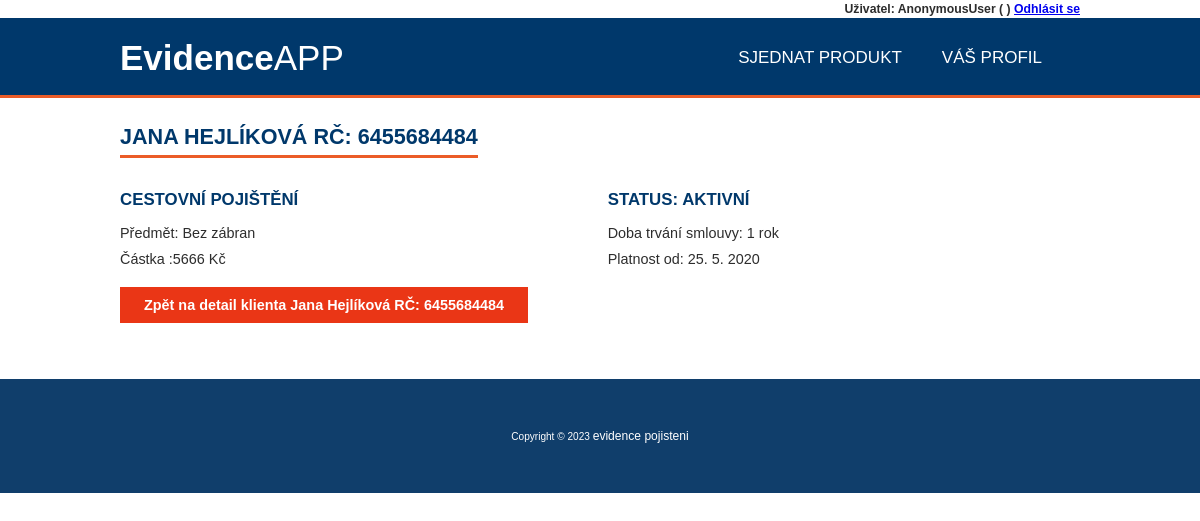
/produkt/33, run on an earlier commit of the app's database.
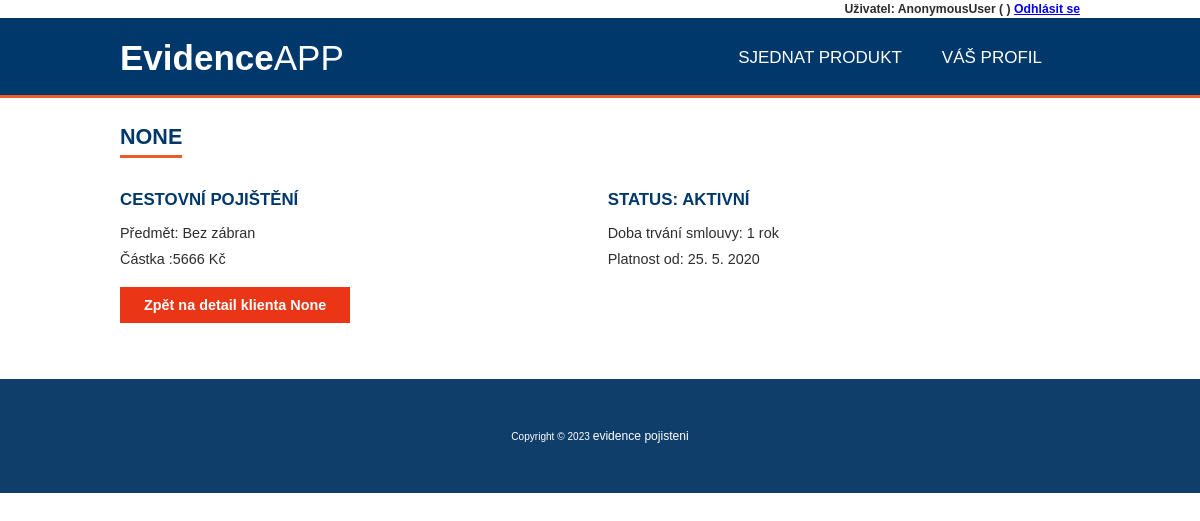
And on a later commit of the database.
### evidence_pojisteni/models.py (models this page shows, shortened)
class Produkty(models.Model):
    VYBER_PRODUKTU = (
    ('Pojištění majetku','Pojištění majetku'),
    ('Úrazové pojištění','Úrazové pojištění'),
    ('Cestovní pojištění','Cestovní pojištění'),
    )
    STATUS = (
        ('aktivní', 'Aktivní'),
        ('neaktivní', 'Neaktivní'),
    )
    DOBA_TRVANI = (
        ('1 rok', '1 rok'),
        ('2 roky', '2 roky'),
        ('Na neurčito', 'na neurčito'),
    )
    klient = models.ForeignKey(Klient, null=True, on_delete=models.SET_NULL)
    nazev_produktu = models.CharField(
        max_length=80,
        choices=VYBER_PRODUKTU,
        null=True,
        verbose_name='Název produktu')
    predmet = models.CharField(max_length=80, null=True, verbose_name='Předmět produktu')
    castka = models.CharField(max_length=10, validators=[only_int], null=True, verbose_name='Částka')
    doba_trvani = models.CharField(
        max_length=80,
        null=True,
        choices=DOBA_TRVANI,
        verbose_name='Doba trvání smlouvy',
        )
    platnost_od = models.CharField(max_length=20,null=True, verbose_name='Platnost od')
    platnost_do = models.CharField(max_length=20,null=True, verbose_name='Platnost do')
    date_created = models.DateTimeField(auto_now_add=True, null=True, verbose_name='Datum registrace')
    status = models.CharField(
        max_length=32,
        choices=STATUS,
        null=True,
        default='aktivni',
        verbose_name='Status',
    )
    class Meta:
            verbose_name="Produkt"
            verbose_name_plural="Produkty"

class Klient(models.Model):
    user = models.OneToOneField(User, null=True, on_delete=models.CASCADE)
    jmeno = models.CharField(max_length=200, null=True, verbose_name='Jméno')
    prijmeni = models.CharField(max_length=180, null=True, verbose_name='Příjmení')
    rodne_cislo = models.CharField(max_length=10, validators=[rodne_cislo], null=True, unique=True, verbose_name='Rodné číslo')
    ulice = models.CharField(max_length=180, null=True, verbose_name='Ulice')
    cislo_popisne = models.CharField(max_length=15, null=True, verbose_name='Číslo popisné')
    psc = models.CharField(max_length=5, validators=[psc], null=True, verbose_name='PSČ')
    mesto = models.CharField(max_length=120, null=True, verbose_name='Město')
    e_mail = models.EmailField(max_length=120, null=True, unique=True, verbose_name='E-mail')
    telefon = models.CharField(max_length=9,validators=[telefon], null=True, unique=True, verbose_name='Telefon')
    date_created = models.DateTimeField(auto_now_add=True, null=True, verbose_name='Datum registrace')
    def __str__(self):
        return  f"{self.jmeno} {self.prijmeni} RČ: {self.rodne_cislo}"
    class Meta:
            verbose_name="Klient"
            verbose_name_plural="Klienti"

### evidence_pojisteni/views.py (the view)
# urls.py: path('produkt/<str:pk>', views.produkt, name='produkt'),
def produkt(request, pk):
    produkt = Produkty.objects.get(pk=pk)
    context = {'produkty':produkt}
    return render(request, 'evidence_pojisteni/produkt.html', context)

### evidence_pojisteni/templates/evidence_pojisteni/produkt.html (shortened to what this page needs)
{% extends "base.html" %}
{% block content %}
<h2> {{ produkty.klient }} </h2>
    <section class="section">
        <div class="col span-1-of-2">
            <h3>{{produkty.nazev_produktu}}</h3>
            <p>Předmět: {{ produkty.predmet }}</p>
            <p>Částka :{{ produkty.castka }} Kč</p>
        </div>
        <div class="col span-1-of-2">
            <h3>Status: {{produkty.status}}</h3>
            <p>Doba trvání smlouvy: {{ produkty.doba_trvani }}</p>
            <p>Platnost od: {{ produkty.platnost_od }}</p>
        </div>
    </section>
    <p><button onclick="history.back()">Zpět na detail klienta {{produkty.klient}}</button></p>
{% endblock %}

What changed in the data, as far as the page shows it:
changed Produkty "CESTOVNÍ POJIŠTĚNÍ": klient "JANA HEJLÍKOVÁ RČ: 6455684484" → "NONE"; klient "Jana Hejlíková RČ: 6455684484" → "None"
